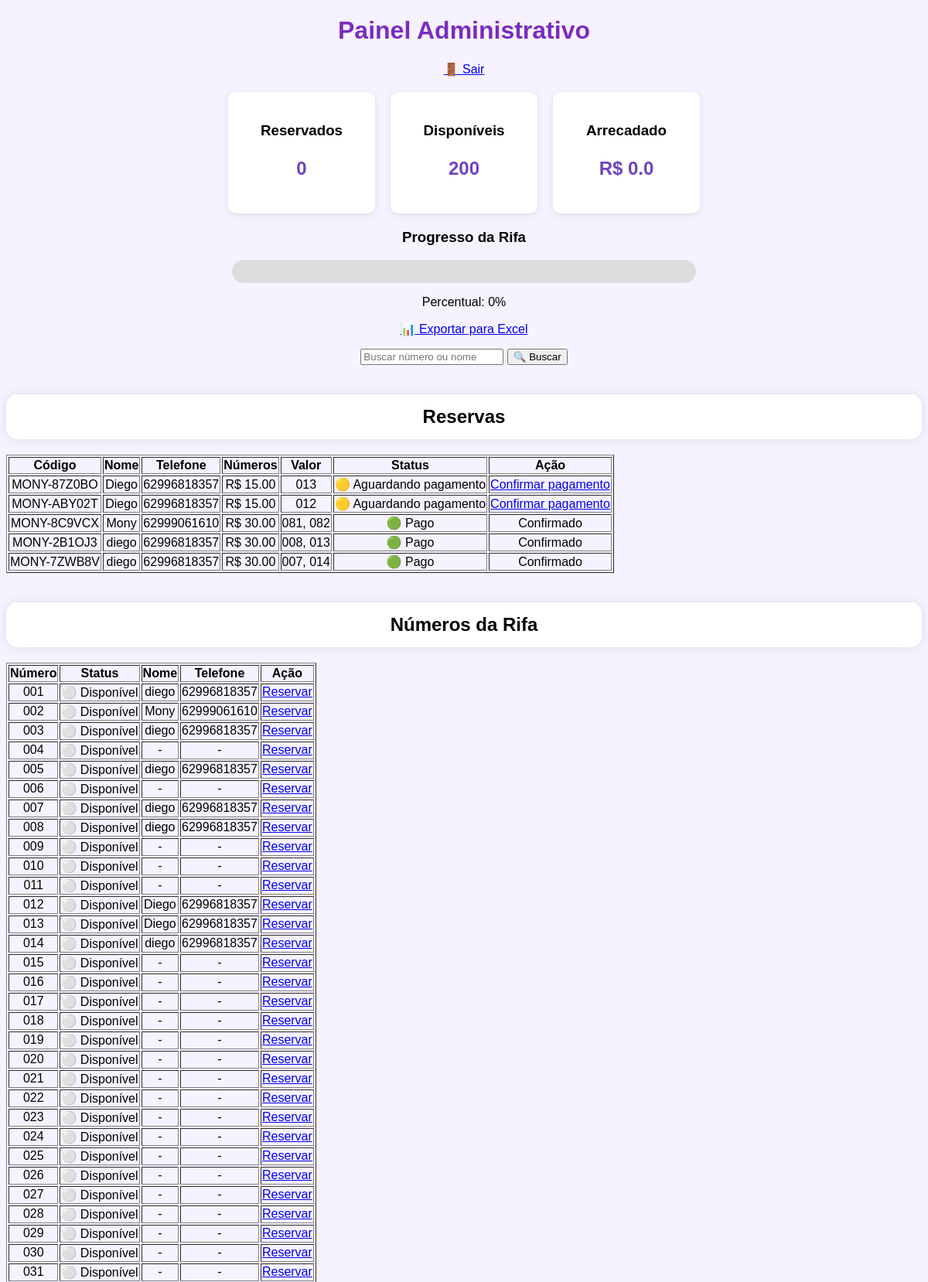
/admin (signed in, upper part), run on the app's committed database.
### models.py (models this page shows)
class Reserva(db.Model):
    __tablename__ = "reserva"
    id = db.Column(db.Integer, primary_key=True)
    codigo = db.Column(db.String(20), unique=True)
    nome = db.Column(db.String(120), nullable=False)
    telefone = db.Column(db.String(20), nullable=False)
    valor_total = db.Column(db.Float)
    status = db.Column(db.String(20), default="aguardando_pagamento")
    data = db.Column(db.DateTime, default=datetime.utcnow)
    numeros = db.relationship("ReservaNumero", backref="reserva")

class Numero(db.Model):
    ...
    id = db.Column(db.Integer, primary_key=True)
    numero = db.Column(
        db.Integer,
        unique=True,
        nullable=False
    )
    status = db.Column(
        db.String(50),
        default="disponivel"
    )
    nome = db.Column(
        db.String(100)
    )
    telefone = db.Column(
        db.String(20)
    )

class ReservaNumero(db.Model):
    __tablename__ = "reserva_numero"
    id = db.Column(db.Integer, primary_key=True)
    reserva_id = db.Column(
        db.Integer,
        db.ForeignKey("reserva.id")
    )
    numero_id = db.Column(
        db.Integer,
        db.ForeignKey("numero.id")
    )
    numero = db.relationship("Numero")

### app.py (the view)
@app.route("/admin")
def admin():
    if not session.get("admin"):
        return redirect("/login")
    busca = request.args.get("busca", "")
    if busca:
        numeros = Numero.query.filter(
        (Numero.nome.contains(busca)) |
        (Numero.numero.like(f"%{busca}%"))
    ).order_by(Numero.numero).all()
    else:
        numeros = Numero.query.order_by(
        Numero.numero
    ).all()
    reservados = Numero.query.filter(
        Numero.status.in_(["reservado", "pago"])
    ).count()
    disponiveis = Numero.query.filter_by(
        status="disponivel"
    ).count()
    arrecadado = reservados * VALOR_NUMERO
    percentual = round((reservados / 200) * 100)
    reservas = Reserva.query.order_by(Reserva.data.desc()).all()
    return render_template(
    "admin.html",
    numeros=numeros,
    reservas=reservas,
    reservados=reservados,
    disponiveis=disponiveis,
    arrecadado=arrecadado,
    percentual=percentual,
    busca=busca
    )

### templates/admin.html (shortened to what this page needs)
<!doctype html>
<html lang="pt-BR">
  <head>
    <link
      rel="stylesheet"
      href="{{ url_for('static', filename='css/style.css') }}"
    />
  </head>
  <body>
    <div class="container">
      <h1>Painel Administrativo</h1>
      <p>
        <a href="/logout">🚪 Sair</a>
      </p>
      <div class="dashboard">
        <div class="card">
          <h3>Reservados</h3>
          <p>{{ reservados }}</p>
        </div>
        <div class="card">
          <h3>Disponíveis</h3>
          <p>{{ disponiveis }}</p>
        </div>
        <div class="card">
          <h3>Arrecadado</h3>
          <p>R$ {{ arrecadado }}</p>
        </div>
      </div>
      <h3>Progresso da Rifa</h3>
      <div class="barra">
      </div>
      <p>Percentual: {{ percentual }}%</p>
      <p>
        <a href="/exportar">📊 Exportar para Excel</a>
      </p>
      <form method="GET" action="/admin">
        <input
          type="text"
          name="busca"
          placeholder="Buscar número ou nome"
          value="{{ busca or '' }}"
        />
        <button type="submit">🔍 Buscar</button>
      </form>
      <br />
      <h2>Reservas</h2>
      <table border="1">
        <tr>
          <th>Código</th>
          <th>Nome</th>
          <th>Telefone</th>
          <th>Números</th>
          <th>Valor</th>
          <th>Status</th>
          <th>Ação</th>
        </tr>
        {% for reserva in reservas %}
        <tr>
          <td>{{ reserva.codigo }}</td>
          <td>{{ reserva.nome }}</td>
          <td>{{ reserva.telefone }}</td>
          <td>R$ {{ "%.2f"|format(reserva.valor_total) }}</td>
          <td>
            {% for item in reserva.numeros %} {{
            "%03d"|format(item.numero.numero) }}{% if not loop.last %}, {% endif
            %} {% endfor %}
          </td>
          <td>
            {% if reserva.status == "pago" %} 🟢 Pago {% else %} 🟡 Aguardando
            pagamento {% endif %}
          </td>
          <td>
            {% if reserva.status != "pago" %}
            <a href="/confirmar_pagamento/{{ reserva.id }}">
              Confirmar pagamento
            </a>
            {% else %} Confirmado {% endif %}
          </td>
        </tr>
        {% endfor %}
      </table>
      <br />
      <h2>Números da Rifa</h2>
      <table border="1">
        <tr>
          <th>Número</th>
          <th>Status</th>
          <th>Nome</th>
          <th>Telefone</th>
          <th>Ação</th>
        </tr>
        {% for numero in numeros %}
        <tr>
          <td>{{ "%03d"|format(numero.numero) }}</td>
          <td>
            {% if numero.status == "pago" %} 🟢 Pago {% elif numero.status ==
            "reservado" %} 🟡 Reservado {% else %} ⚪ Disponível {% endif %}
          </td>
          <td>{{ numero.nome or "-" }}</td>
          <td>{{ numero.telefone or "-" }}</td>
          <td>
            <a href="/toggle/{{ numero.id }}">
              {% if numero.status == "disponivel" %} Reservar {% elif
              numero.status == "reservado" %} Marcar Pago {% else %} Liberar {%
              endif %}
            </a>
          </td>
        </tr>
        {% endfor %}
      </table>
    </div>
  </body>
</html>

### static/css/style.css (style rules this page uses)
body { font-family: Arial; text-align: center; background: #f7f2ff; }
h1 { color: #7b2cbf; }
h2 { background: white; padding: 15px; border-radius: 15px; box-shadow: 0 0 15px rgba(0, 0, 0, 0.1); }
.dashboard { display: flex; justify-content: center; gap: 20px; margin: 20px 0; }
.card { background: white; padding: 20px; border-radius: 10px; min-width: 150px; text-align: center; box-shadow: 0 2px 8px rgba(0, 0, 0, 0.1); }
.card h3 { margin-bottom: 10px; }
.card p { font-size: 24px; font-weight: bold; color: #6f42c1; }
.barra { width: 600px; max-width: 90%; height: 30px; background: #ddd; border-radius: 20px; overflow: hidden; margin: 15px auto; }

### data on the page
Reserva: codigo "MONY-87Z0BO", nome "Diego", telefone "62996818357", valor_total "15.00", shows "🟡 Aguardando pagamento"
Numero: numero.numero "013", numero "013", status "⚪ Disponível", nome "Diego", telefone "62996818357"
Reserva: codigo "MONY-ABY02T", nome "Diego", telefone "62996818357", valor_total "15.00", shows "🟡 Aguardando pagamento"
Numero: numero.numero "012", numero "012", status "⚪ Disponível", nome "Diego", telefone "62996818357"
Reserva: codigo "MONY-8C9VCX", nome "Mony", telefone "62999061610", valor_total "30.00", status "🟢 Pago"
Numero: numero.numero "081"
Numero: numero.numero "082"
Reserva: codigo "MONY-2B1OJ3", nome "diego", telefone "62996818357", valor_total "30.00", status "🟢 Pago"
Numero: numero.numero "008", numero "008", status "⚪ Disponível", nome "diego", telefone "62996818357"
Reserva: codigo "MONY-7ZWB8V", nome "diego", telefone "62996818357", valor_total "30.00", status "🟢 Pago"
Numero: numero.numero "007", numero "007", status "⚪ Disponível", nome "diego", telefone "62996818357"
Numero: numero.numero "014", numero "014", status "⚪ Disponível", nome "diego", telefone "62996818357"
Numero: numero "001", status "⚪ Disponível", nome "diego", telefone "62996818357"
Numero: numero "002", status "⚪ Disponível", nome "Mony", telefone "62999061610"
Numero: numero "003", status "⚪ Disponível", nome "diego", telefone "62996818357"
Numero: numero "004", status "⚪ Disponível", nome "-", telefone "-"
Numero: numero "005", status "⚪ Disponível", nome "diego", telefone "62996818357"
Numero: numero "006", status "⚪ Disponível", nome "-", telefone "-"
Numero: numero "009", status "⚪ Disponível", nome "-", telefone "-"
Numero: numero "010", status "⚪ Disponível", nome "-", telefone "-"
Numero: numero "011", status "⚪ Disponível", nome "-", telefone "-"
Numero: numero "015", status "⚪ Disponível", nome "-", telefone "-"
Numero: numero "016", status "⚪ Disponível", nome "-", telefone "-"
Numero: numero "017", status "⚪ Disponível", nome "-", telefone "-"
Numero: numero "018", status "⚪ Disponível", nome "-", telefone "-"
Numero: numero "019", status "⚪ Disponível", nome "-", telefone "-"
Numero: numero "020", status "⚪ Disponível", nome "-", telefone "-"
Numero: numero "021", status "⚪ Disponível", nome "-", telefone "-"
Numero: numero "022", status "⚪ Disponível", nome "-", telefone "-"
Numero: numero "023", status "⚪ Disponível", nome "-", telefone "-"
Numero: numero "024", status "⚪ Disponível", nome "-", telefone "-"
Numero: numero "025", status "⚪ Disponível", nome "-", telefone "-"
Numero: numero "026", status "⚪ Disponível", nome "-", telefone "-"
Numero: numero "027", status "⚪ Disponível", nome "-", telefone "-"
Numero: numero "028", status "⚪ Disponível", nome "-", telefone "-"
Numero: numero "029", status "⚪ Disponível", nome "-", telefone "-"
Numero: numero "030", status "⚪ Disponível", nome "-", telefone "-"
Numero: numero "031", status "⚪ Disponível", nome "-", telefone "-"

### other printed values
{{ reservados }} "0"
{{ disponiveis }} "200"
{{ arrecadado }} "0.0"
{{ percentual }} "0"
